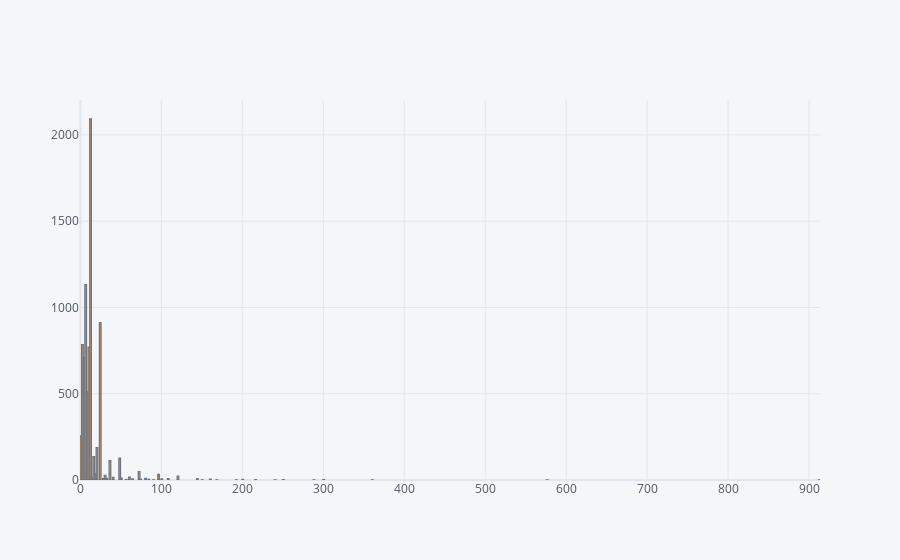
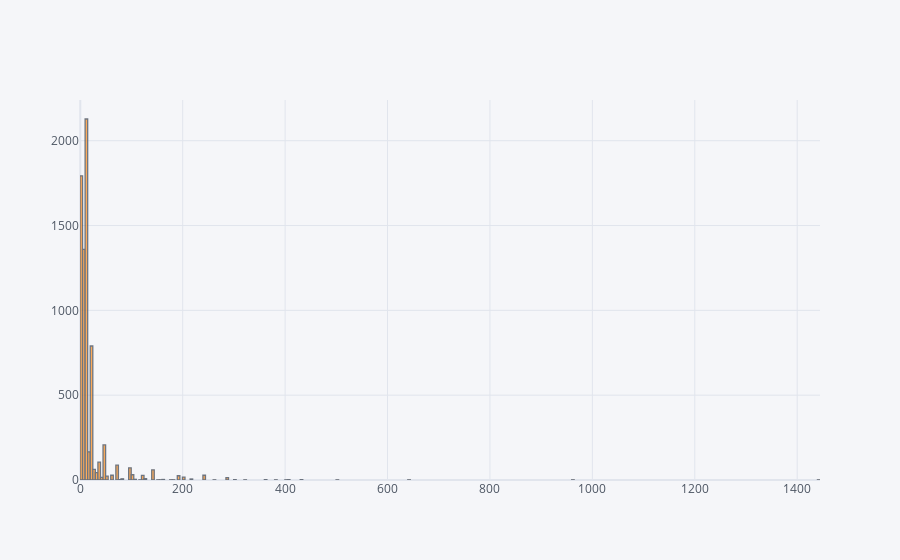
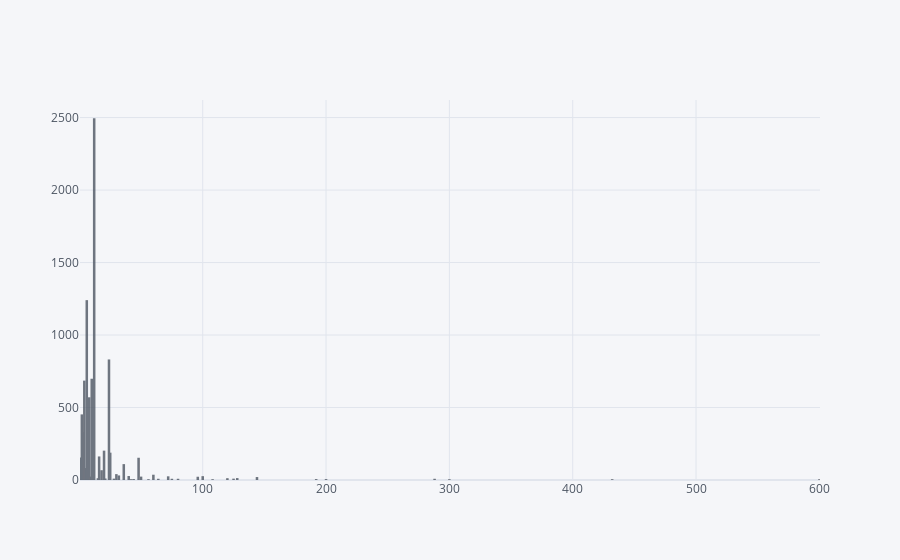
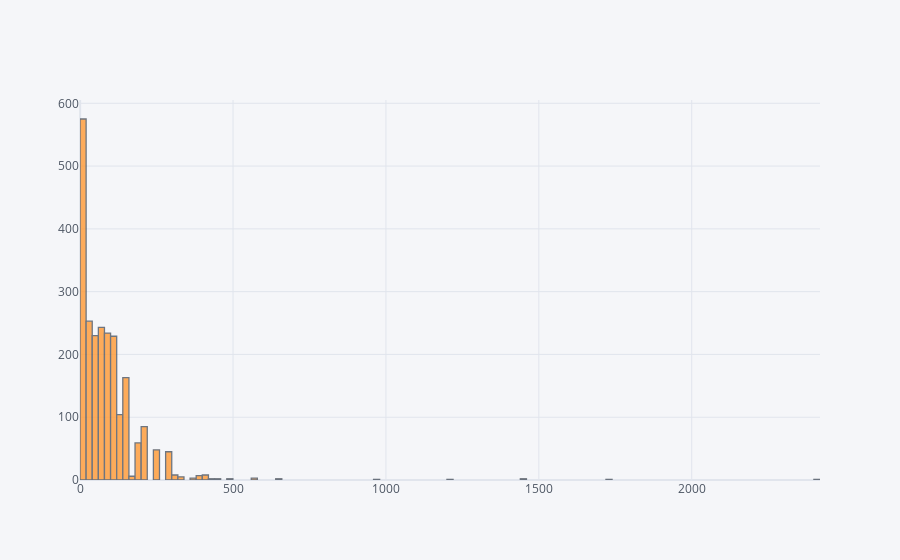

The notebook cell these images were saved under, in order:
### Markdown cell above
## 4. Create a set of interactive histograms showing the distributions of quantity per invoice for the following countries: EIRE, Germany, France, and Netherlands.

### Code cell
#data_print4 = data[data.Country.str.contains("Germany|Netherlands|EIRE|France")] Para conocimiento propio
paises = ["France","EIRE","Germany","Netherlands"]

for p in paises:
    df4 = data[data.Country == p]
    df4 = df4["Quantity"]
    df4.iplot(kind='hist')

### Figure 1 — Plotly figure (JSON) as saved in the notebook; plotly's stock layout.template omitted (floating-point values rounded to 4 significant figures; data arrays with more than 128 entries replaced by an {"elided": "..."} marker saying what was removed)
{"data": [{"histfunc": "count", "histnorm": "", "marker": {"color": "rgba(255, 153, 51, 1.0)", "line": {"color": "#4D5663", "width": 1.3}}, "name": "Quantity", "opacity": 0.8, "orientation": "v", "type": "histogram", "x": {"elided": "8034 int values"}}], "layout": {"barmode": "overlay", "legend": {"bgcolor": "#F5F6F9", "font": {"color": "#4D5663"}}, "paper_bgcolor": "#F5F6F9", "plot_bgcolor": "#F5F6F9", "title": {"font": {"color": "#4D5663"}}, "xaxis": {"gridcolor": "#E1E5ED", "showgrid": true, "tickfont": {"color": "#4D5663"}, "title": {"font": {"color": "#4D5663"}, "text": ""}, "zerolinecolor": "#E1E5ED"}, "yaxis": {"gridcolor": "#E1E5ED", "showgrid": true, "tickfont": {"color": "#4D5663"}, "title": {"font": {"color": "#4D5663"}, "text": ""}, "zerolinecolor": "#E1E5ED"}}}

### Figure 2 — Plotly figure (JSON) as saved in the notebook; plotly's stock layout.template omitted (floating-point values rounded to 4 significant figures; data arrays with more than 128 entries replaced by an {"elided": "..."} marker saying what was removed)
{"data": [{"histfunc": "count", "histnorm": "", "marker": {"color": "rgba(255, 153, 51, 1.0)", "line": {"color": "#4D5663", "width": 1.3}}, "name": "Quantity", "opacity": 0.8, "orientation": "v", "type": "histogram", "x": {"elided": "7136 int values"}}], "layout": {"barmode": "overlay", "legend": {"bgcolor": "#F5F6F9", "font": {"color": "#4D5663"}}, "paper_bgcolor": "#F5F6F9", "plot_bgcolor": "#F5F6F9", "title": {"font": {"color": "#4D5663"}}, "xaxis": {"gridcolor": "#E1E5ED", "showgrid": true, "tickfont": {"color": "#4D5663"}, "title": {"font": {"color": "#4D5663"}, "text": ""}, "zerolinecolor": "#E1E5ED"}, "yaxis": {"gridcolor": "#E1E5ED", "showgrid": true, "tickfont": {"color": "#4D5663"}, "title": {"font": {"color": "#4D5663"}, "text": ""}, "zerolinecolor": "#E1E5ED"}}}

### Figure 3 — Plotly figure (JSON) as saved in the notebook; plotly's stock layout.template omitted (floating-point values rounded to 4 significant figures; data arrays with more than 128 entries replaced by an {"elided": "..."} marker saying what was removed)
{"data": [{"histfunc": "count", "histnorm": "", "marker": {"color": "rgba(255, 153, 51, 1.0)", "line": {"color": "#4D5663", "width": 1.3}}, "name": "Quantity", "opacity": 0.8, "orientation": "v", "type": "histogram", "x": {"elided": "8658 int values"}}], "layout": {"barmode": "overlay", "legend": {"bgcolor": "#F5F6F9", "font": {"color": "#4D5663"}}, "paper_bgcolor": "#F5F6F9", "plot_bgcolor": "#F5F6F9", "title": {"font": {"color": "#4D5663"}}, "xaxis": {"gridcolor": "#E1E5ED", "showgrid": true, "tickfont": {"color": "#4D5663"}, "title": {"font": {"color": "#4D5663"}, "text": ""}, "zerolinecolor": "#E1E5ED"}, "yaxis": {"gridcolor": "#E1E5ED", "showgrid": true, "tickfont": {"color": "#4D5663"}, "title": {"font": {"color": "#4D5663"}, "text": ""}, "zerolinecolor": "#E1E5ED"}}}

### Figure 4 — Plotly figure (JSON) as saved in the notebook; plotly's stock layout.template omitted (floating-point values rounded to 4 significant figures; data arrays with more than 128 entries replaced by an {"elided": "..."} marker saying what was removed)
{"data": [{"histfunc": "count", "histnorm": "", "marker": {"color": "rgba(255, 153, 51, 1.0)", "line": {"color": "#4D5663", "width": 1.3}}, "name": "Quantity", "opacity": 0.8, "orientation": "v", "type": "histogram", "x": {"elided": "2322 int values"}}], "layout": {"barmode": "overlay", "legend": {"bgcolor": "#F5F6F9", "font": {"color": "#4D5663"}}, "paper_bgcolor": "#F5F6F9", "plot_bgcolor": "#F5F6F9", "title": {"font": {"color": "#4D5663"}}, "xaxis": {"gridcolor": "#E1E5ED", "showgrid": true, "tickfont": {"color": "#4D5663"}, "title": {"font": {"color": "#4D5663"}, "text": ""}, "zerolinecolor": "#E1E5ED"}, "yaxis": {"gridcolor": "#E1E5ED", "showgrid": true, "tickfont": {"color": "#4D5663"}, "title": {"font": {"color": "#4D5663"}, "text": ""}, "zerolinecolor": "#E1E5ED"}}}
